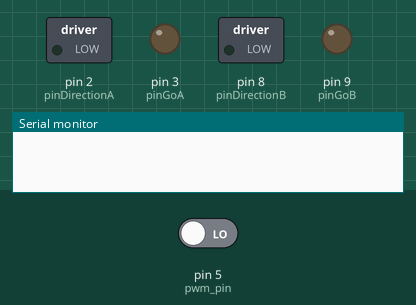
This sketch was run on a simulated Arduino Uno, built with avr-gcc and run on an emulated ATmega328P. Parts: switched loads named in the sketch (green lamp = pin HIGH), output pins drawn as LEDs (lit = HIGH), the last lines printed to the serial monitor. The test bench sets the inputs (shaded band); at power-on: pin 5 (pwm_pin) LOW.

Above: at 0.1 s.
At 100.47 s:
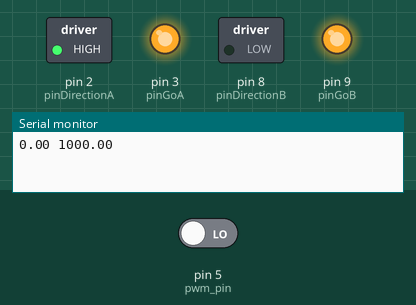
At 104.11 s:
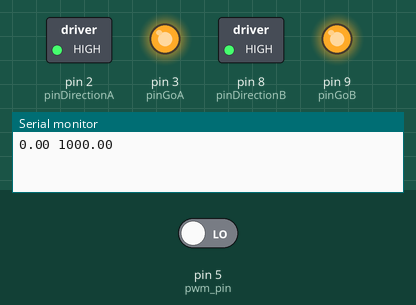
At 110.08 s:
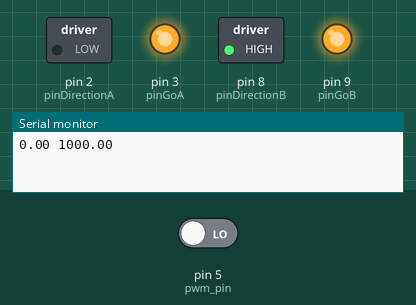
At 120.1 s:
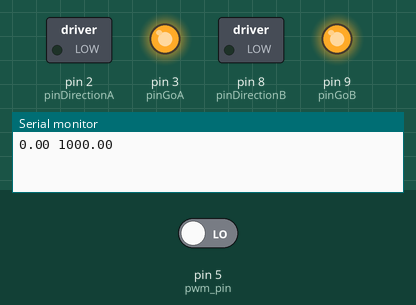
Timing chart, 0 to 121.6 s (numbered marks = the images above):
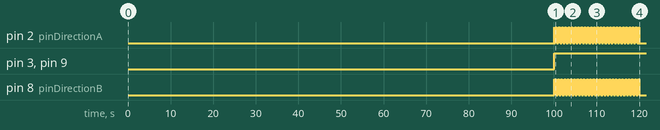

The sketch:

OMCCD_volumeActuator_09.ino
```cpp
//LIBRARIES
#include "PID_v1.h"

// PINS
const int pwm_pin=5;
const int pinDirectionA=2;
const int pinDirectionB=8;
const int pinGoA=3;
const int pinGoB=9;

//PARAMETERS
int delayLength = 5;//Inverse of speed
int posMin=0;
int posMax=1000;
double Kp=0.1;
double KI=0.3;
double KD=0.7;
double setPoint=400;
double rangeLim=1000;
int skipCount=100;

//VARIABLES
bool cond;
bool goDirA=false;
bool goDirB=true;
int posCounter=1;
int count=0;
double inputInst;
double inputSum;
double input;
double output;
double newPos=0;
PID myPID(&input, &output, &setPoint,2,5,1, DIRECT);

void setup() {

  //establish motor direction toggle pins

  pinMode(pwm_pin,INPUT);
  pinMode(pinDirectionA, OUTPUT); //CH A -- HIGH = forwards and LOW = backwards???
  pinMode(pinDirectionB, OUTPUT); //CH B -- HIGH = forwards and LOW = backwards???
  pinMode(pinGoA,OUTPUT);
  pinMode(pinGoB,OUTPUT);
  Serial.begin(9600);
  myPID.SetMode(AUTOMATIC);
 }

void loop(){

  inputInst= pulseIn(pwm_pin, HIGH);
      inputSum+=inputInst;
  count++;
  if(count>skipCount-1){

    input=inputSum/count;
    //Serial.println(input);
    myPID.Compute();
    newPos=floor((output/255)*posMax);
    Serial.print(input);
    Serial.print(" ");
    Serial.println(newPos);
    cond=true;
    while(cond){
        if(posCounter>newPos && posCounter>posMin){
          moveDirectionA(); //MOVE DOWNWARDS
          posCounter--;
        }
        else if(posCounter<newPos && posCounter<posMax){
          moveDirectionB(); //MOVE UPWARDS
          posCounter++;
        }
        else{cond=false;}
    }
    inputSum=0.0;
    count=0;

   }
    //delay(1);
  }

void moveDirectionA(){

  digitalWrite(pinDirectionA, HIGH);   //Sets direction of CH A
  analogWrite(pinGoA, 255);   //Moves CH A

  delay(delayLength);

  digitalWrite(pinDirectionB, LOW);   //Sets direction of CH B
  analogWrite(pinGoB, 255);   //Moves CH B

  delay(delayLength);

  digitalWrite(pinDirectionA, LOW);   //Sets direction of CH A
  analogWrite(pinGoA, 255);   //Moves CH A

  delay(delayLength);

  digitalWrite(pinDirectionB, HIGH);   //Sets direction of CH B
  analogWrite(pinGoB, 255);   //Moves CH B

  delay(delayLength);
};

void moveDirectionB(){

  digitalWrite(pinDirectionA, HIGH);   //Sets direction of CH A
  analogWrite(pinGoA, 255);   //Moves CH A

  delay(delayLength);

  digitalWrite(pinDirectionB, HIGH);   //Sets direction of CH B
  analogWrite(pinGoB, 255);   //Moves CH B

  delay(delayLength);

  digitalWrite(pinDirectionA, LOW);   //Sets direction of CH A
  analogWrite(pinGoA, 255);   //Moves CH A

  delay(delayLength);

  digitalWrite(pinDirectionB, LOW);   //Sets direction of CH B
  analogWrite(pinGoB, 255);   //Moves CH B

  delay(delayLength);

}
```

Measured:
- by itself, pin 3 (pinGoA), pin 9 (pinGoB): LOW → HIGH at 100 s
